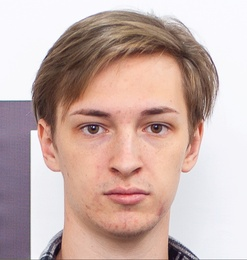
#> input picture grafics/lab6/lab6.jpg, 247 x 260 px, shrunk from 948 x 998 before the run
$ python num6.py
#> lines starting #> are read from the running program, lines starting #| are printed output that depends on the picture
#фото в схему вышивки она максимум 300 на 300
#палитра dmc
#в эвклидовой
from PIL import Image
import numpy as np
from sklearn.neighbors import NearestNeighbors


def verify_pixel(image_path: str) -> None:
#> called with image_path = 'lab6.jpg'
    with Image.open(image_path) as img:
#> img is the input picture: PIL image 247x260 RGB; mean R, G, B 201, 176.2, 170.5
        img_data = list(img.getdata())
#> img_data = 64220 items
        for i, color in enumerate(img_data):
            if not all(0 <= c <= 255 for c in color):
                print(
                    f"Pixel at position {divmod(i, img.width)} is out of range"
                )
#> this loop made 64220 passes
#> color on passes 1 to 3: (251, 250, 255), (251, 250, 255), (251, 250, 255)


def mosaic_image(target_path: str, mosaic_size: int, image_path: str) -> None:
#> called with target_path = 'canvas.png', mosaic_size = 8, image_path = 'big_img.jpg'
    with Image.open(image_path) as img:
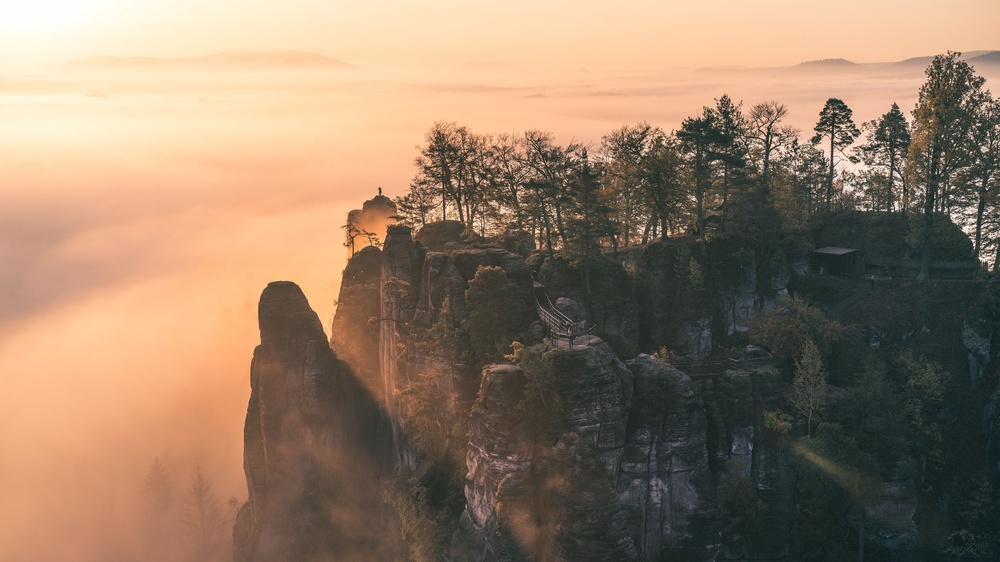
#> input picture grafics/lab6/big_img.jpg, 1000 x 562 px, shrunk from 3840 x 2160 before the run
#> img is the input picture: PIL image 1000x562 RGB; mean R, G, B 147.8, 124.4, 103.3
        new_img = Image.new('RGB', img.size)
#> new_img: PIL image 1000x562 RGB; every value is 0
        for x in range(0, img.size[0], mosaic_size):
            for y in range(0, img.size[1], mosaic_size):
                colors = []
                for x1 in range(x, x + mosaic_size):
                    for y1 in range(y, y + mosaic_size):
                        if x1 >= img.size[0] or y1 >= img.size[1]:
                            continue
                        colors.append(img.getpixel((x1, y1)))

                avg_color = tuple(
                    int(sum([c[i] for c in colors]) / len(colors))
                    for i in range(3))

                for x1 in range(x, x + mosaic_size):
                    for y1 in range(y, y + mosaic_size):
                        if x1 >= img.size[0] or y1 >= img.size[1]:
                            continue
                        new_img.putpixel((x1, y1), avg_color)
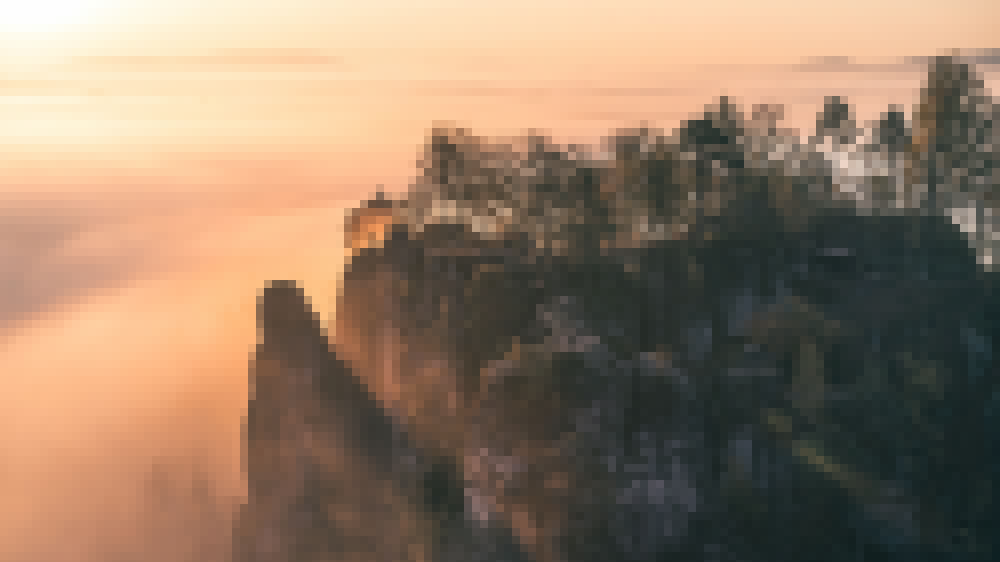
#> new_img: PIL image 1000x562 RGB; mean R, G, B 147.3, 123.9, 102.8

        new_img.save(target_path)


# Example usage
verify_pixel("lab6.jpg")
mosaic_image("canvas.png", 8, "big_img.jpg")

dmc_palette = [
    [0, 0, 0], [208, 208, 208], [255, 255, 255], [45, 59, 59],
    [52, 74, 75], [147, 145, 141], [155, 153, 138], [167, 169, 173],
    [160, 160, 160], [46, 110, 137], [34, 87, 119], [70, 157, 159],
    [39, 106, 112], [111, 112, 110], [71, 56, 41], [181, 163, 126],
    [182, 180, 162], [103, 78, 60], [61, 52, 47], [141, 108, 67],
    [168, 103, 50], [223, 207, 185], [166, 67, 49], [196, 89, 17],
    [226, 184, 45], [252, 253, 182], [174, 148, 106], [194, 172, 133],
    [222, 193, 146], [80, 91, 99], [112, 88, 74], [223, 137, 61],
    [240, 217, 189], [238, 186, 133], [228, 65, 45], [69, 65, 78],
    [184, 133, 113], [233, 214, 208], [121, 70, 49], [195, 136, 91],
    [255, 244, 221], [147, 112, 87], [225, 183, 163], [165, 40, 65],
    [203, 58, 74], [247, 184, 198], [240, 218, 218], [253, 228, 223],
    [156, 48, 54], [187, 63, 68], [240, 139, 139], [253, 200, 201],
    [125, 77, 73], [189, 154, 145], [211, 183, 177], [252, 225, 206],
    [184, 46, 82], [188, 75, 97], [244, 149, 164], [216, 107, 123],
    [251, 212, 220], [255, 238, 244], [98, 109, 191], [118, 131, 195],
    [154, 167, 212], [186, 200, 227], [211, 220, 239], [68, 109, 182],
    [49, 85, 149], [84, 119, 181], [122, 152, 204], [169, 204, 227],
    [184, 204, 228], [206, 222, 239], [69, 95, 116], [116, 132, 150],
    [153, 168, 193], [196, 198, 204], [54, 69, 79], [89, 75, 79],
]


with Image.open("canvas.png") as img:
    dmc_palette = np.array(dmc_palette)
    nbrs = NearestNeighbors(n_neighbors=1, algorithm='kd_tree').fit(
        dmc_palette)  #ближайшие соседи

    img_array = np.array(img)
    h, w, _ = img_array.shape
#> h = 562; w = 1000
    img_array = img_array.reshape(h * w, 3)  #вытянул в одну строчку
    dist, indices = nbrs.kneighbors(
        X=img_array)  #нашёл по 1 мближайшему соседу

    img_array = dmc_palette[indices].reshape(h, w, 3)  #записал новые цвета
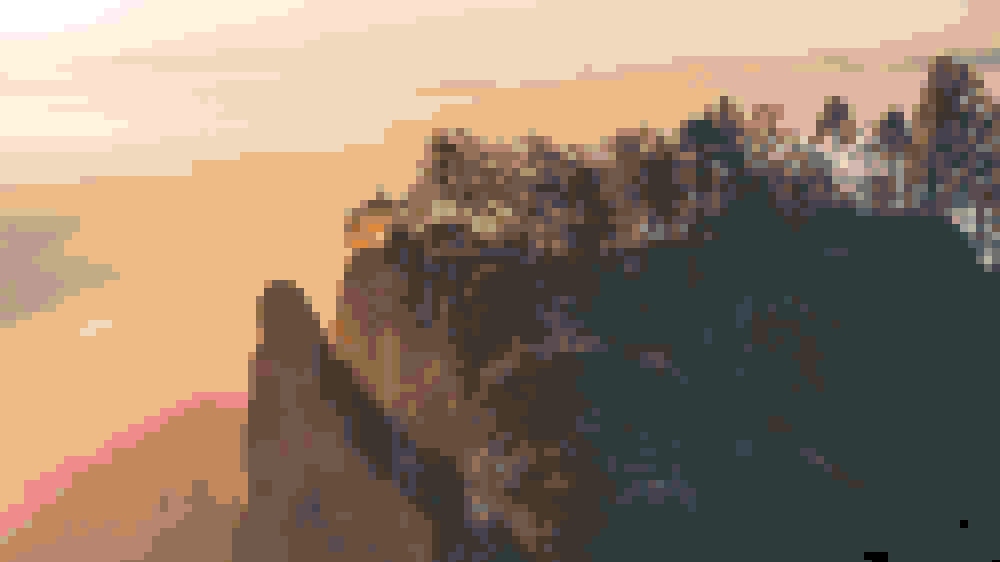
#> img_array: shape (562, 1000, 3) int64; mean of channels 0, 1, 2 145.6, 125.6, 106.4; drawn as R, G, B
    Image.fromarray(np.uint8(img_array)).save('new_image.png')
